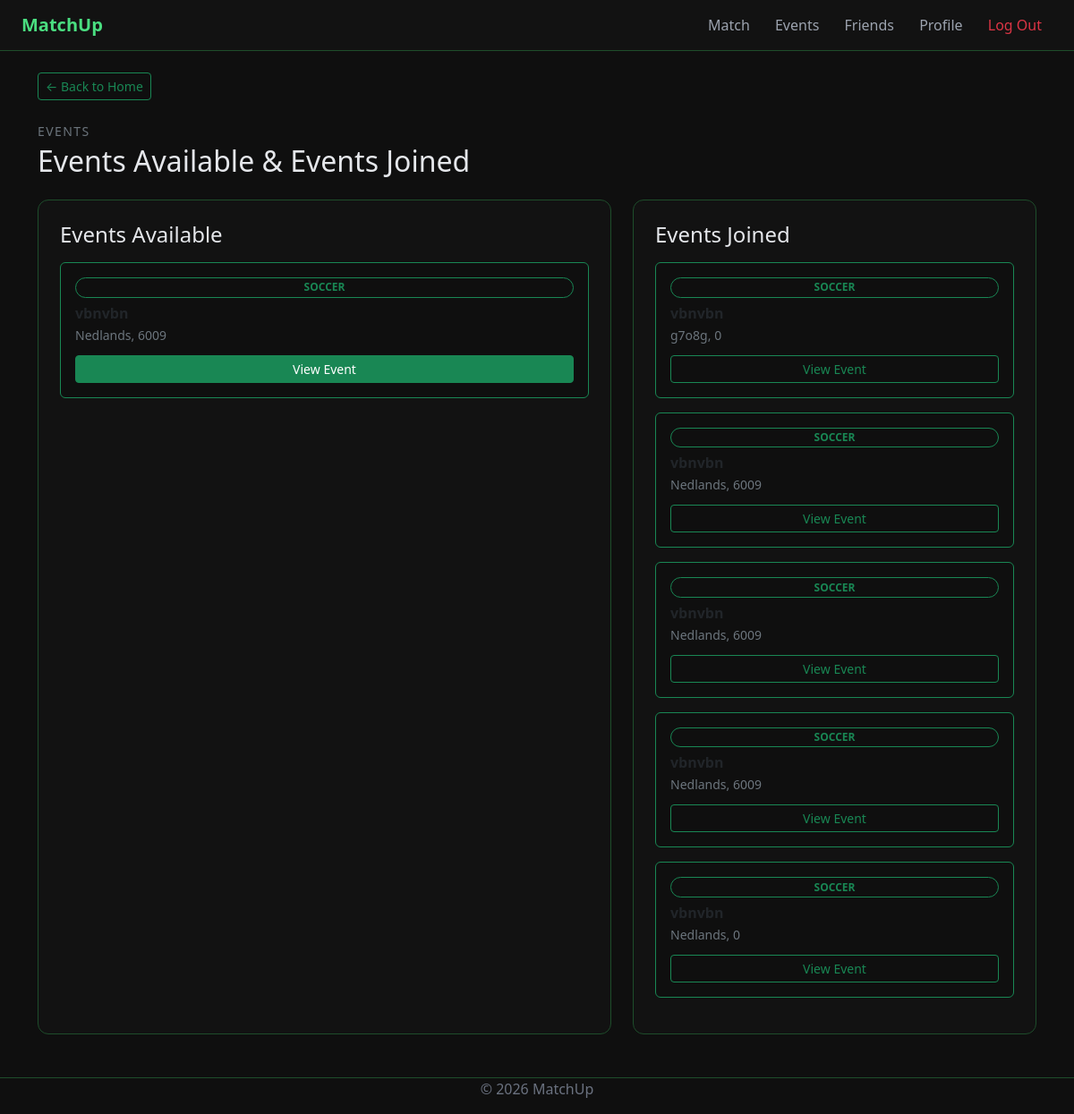
The app's page /events (signed in), older data.
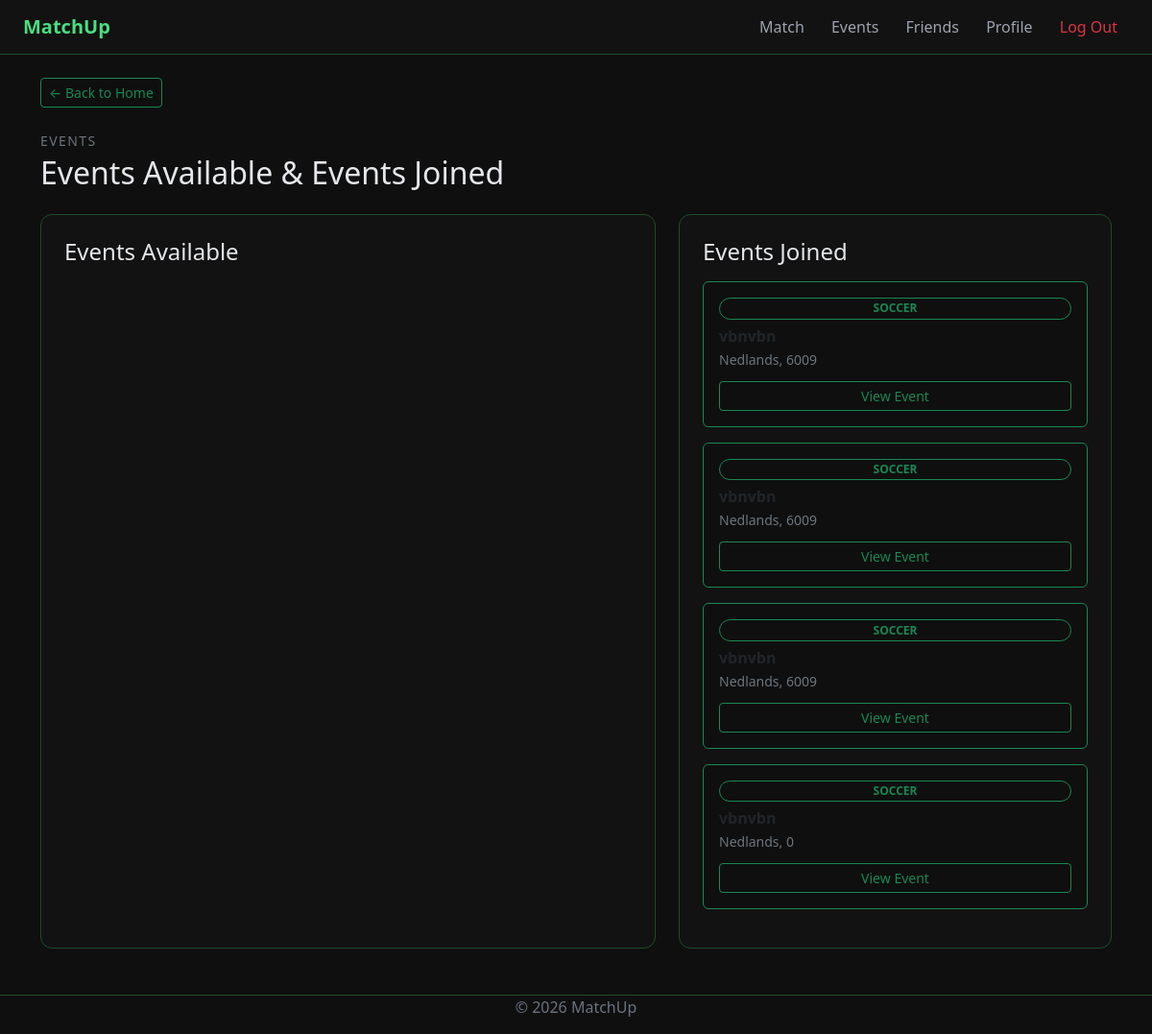
The same page, newer data.
### app/models.py (models this page shows, shortened)
class Events(db.Model):
    __tablename__ = 'events'
    event_id          = db.Column(db.Integer, primary_key=True)
    owner_id          = db.Column(db.Integer, db.ForeignKey('users.user_id'), nullable=False)
    event_name        = db.Column(db.String(128), nullable=False)
    sport             = db.Column(db.String(64), nullable=False)
    location          = db.Column(db.String(128), nullable=False)
    postcode          = db.Column(db.Integer, nullable=False)
    description       = db.Column(db.Text)
    date              = db.Column(db.Date, nullable=False)
    time              = db.Column(db.Time, nullable=False)
    spots_total       = db.Column(db.Integer, nullable=False)
    owner   = db.relationship('Users', foreign_keys=[owner_id])
    members = db.relationship('Attendees', back_populates='event', cascade='all, delete-orphan')

### app/routes.py (the view)
@main.route("/events")
@login_required
def events_joined_available():
    joined = Attendees.query.filter_by(user_id=current_user.user_id).all()
    joined_event_ids = set()
    events_joined = []
    for a in joined:
        joined_event_ids.add(a.event_id)
        events_joined.append(a.event)
    user_sports = set(filter(None, [
        current_user.sport_1,
        current_user.sport_2,
        current_user.sport_3
    ]))
    events_available = Events.query.filter(
        Events.event_id.notin_(joined_event_ids)
    ).all()
    def event_score(event):
        if event.sport in user_sports:
            sport_score = 0
        else:
            sport_score = 1
        if current_user.postcode and event.postcode:
            postcode_score = abs(current_user.postcode - event.postcode)
        else:
            postcode_score = 9999
        return (sport_score, postcode_score)
    events_available = sorted(events_available, key=event_score)[:10]
    return render_template(
        "event_joined_available.html",
        events_joined=events_joined,
        events_available=events_available
    )

### app/__init__.py (called while the page is built)
def create_app():
    app = Flask(__name__)
    app.config.from_object(Config)
    db.init_app(app)
    migrate.init_app(app, db)
    login_manager.init_app(app)
    login_manager.login_view = 'main.homepage'
    from . import models
    @login_manager.user_loader
    def load_user(user_id):
        return models.Users.query.get(int(user_id))
    from .routes import main
    app.register_blueprint(main)
    return app

### app/routes.py (called while the page is built)
@main.before_app_request
def require_login_for_protected_routes():
    if current_user.is_authenticated:
        return None
    if request.endpoint is None:
        return None
    if request.endpoint.startswith("static") or request.endpoint in PUBLIC_ENDPOINTS:
        return None
    return redirect(url_for("main.homepage"))

### app/templates/event_joined_available.html (shortened to what this page needs)
{% extends "base.html" %}
{% block content %}
<link rel="stylesheet" href="{{ url_for('static', filename='css/event_joined_available.css') }}">
<a href="/" class="btn btn-outline-success btn-sm mb-4">← Back to Home</a>
<div class="split-header mb-4">
	<p class="text-secondary small text-uppercase mb-1" style="letter-spacing: 0.1em;">Events</p>
	<h2 class="mb-0">Events Available & Events Joined</h2>
</div>
<div class="row g-4 split-events-layout">
	<div class="col-lg-7">
		<section class="event-section-card p-4 h-100">
			<h4 class="mb-3">Events Available</h4>
			{% for event in events_available %}
			<article class="card border-success mb-3 p-3" style="background: var(--background-base);">
				<span class="badge text-success border border-success bg-transparent rounded-pill mb-2 small text-uppercase">{{ event.sport }}</span>
				<h6 class="fw-bold mb-1">{{ event.event_name }}</h6>
				<p class="text-secondary small mb-1">{{ event.location }}, {{ event.postcode }}</p>
				<a href="/events/{{ event.event_id }}" class="btn btn-success btn-sm mt-2">View Event</a>
			</article>
			{% endfor %}
		</section>
	</div>
	<div class="col-lg-5">
		<section class="event-section-card p-4 h-100">
			<h4 class="mb-3">Events Joined</h4>
			{% for event in events_joined %}
			<article class="card border-success mb-3 p-3" style="background: var(--background-base);">
				<span class="badge text-success border border-success bg-transparent rounded-pill mb-2 small text-uppercase">{{ event.sport }}</span>
				<h6 class="fw-bold mb-1">{{ event.event_name }}</h6>
				<p class="text-secondary small mb-1">{{ event.location }}, {{ event.postcode }}</p>
				<a href="/events/{{ event.event_id }}" class="btn btn-outline-success btn-sm mt-2">View Event</a>
			</article>
			{% endfor %}
		</section>
	</div>
</div>
{% endblock %}

### app/templates/base.html (shortened to what this page needs)
<!DOCTYPE html>
<html lang="en">
<head>
    <link href="https://cdn.jsdelivr.net/npm/bootstrap@5.3.8/dist/css/bootstrap.min.css" rel="stylesheet">
    <link rel="stylesheet" href="{{ url_for('static', filename='css/style.css') }}">
</head>
<body>
<nav class="navbar navbar-expand-lg px-4">
    <a class="navbar-brand" href="/">MatchUp</a>
    <div class="ms-auto">
        <a class="nav-link d-inline" href="/matching">Match</a>
        <a class="nav-link d-inline" href="/events">Events</a>
        <a class="nav-link d-inline" href="/friends">Friends</a>
        <a class="nav-link d-inline" href="/profile">Profile</a>
        {% if current_user.is_authenticated %}
        <a class="nav-link d-inline text-danger" href="{{ url_for('main.logout') }}">Log Out</a>
        {% endif %}
    </div>
</nav>
<div class="container mt-4">
    {% block content %}{% endblock %}
</div>
<footer class="text-center mt-5 mb-3">
    <p>© 2026 MatchUp</p>
</footer>
</body>
</html>

### app/static/css/style.css (style rules this page uses)
:root { --green-primary: #4ade80; --green-dim: #22c55e; --green-glow: rgba(74, 222, 128, 0.08); --green-border: #1e4d2b; --background-base: #0f0f0f; --background-nav: #121212; --text-main: #e5e7eb; --text-boring: #6b7280; }
body { background-color: var(--background-base); color: var(--text-main); }
.navbar { background-color: var(--background-nav); border-bottom: 1px solid var(--green-border); }
.navbar-brand { color: var(--green-primary); font-weight: 600; }
.nav-link { color: #9ca3af; border-radius: 6px; padding: 6px 12px; transition: color 0.1s, background 0.1s; }
footer { color: var(--text-boring); border-top: 1px solid var(--green-border); }

### app/static/css/event_joined_available.css (style rules this page uses)
.event-section-card { background-color: var(--background-nav); border: 1px solid var(--green-border); border-radius: 12px; }

Row changes from the older to the newer data that the page shows:
removed Events: sport "SOCCER", event_name "vbnvbn", location "Nedlands", postcode "6009", shown under "Events Available"
removed Events: sport "SOCCER", event_name "vbnvbn", location "g7o8g", postcode "0", shown under "Events Joined"
